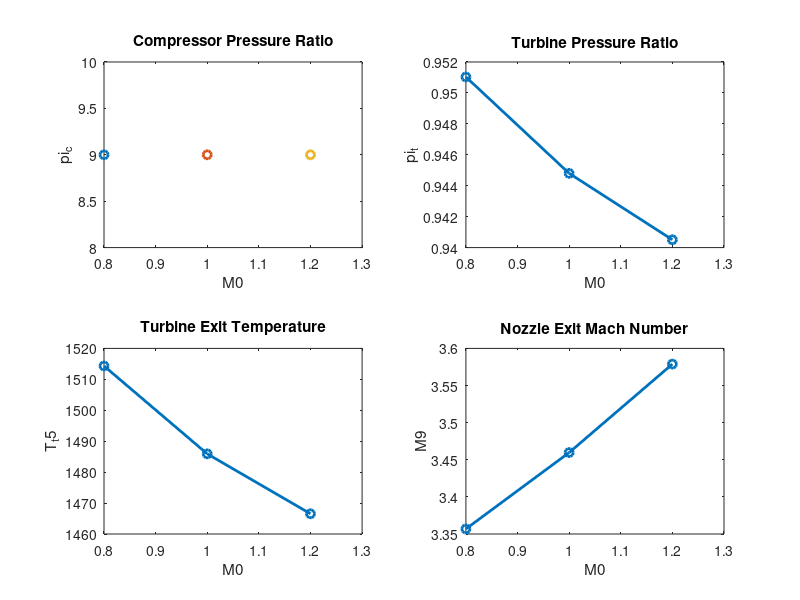

Source code (MATLAB): (Note: this script raises an error after producing the figure.)
%!!!For the code to work properly, the file with the "SIunittabless.mat"
%extension must be imported.!!!

clc
clear
fprintf('TURBOJET WITH LOSSES ENGINE CYCLE');
fprintf('\n')
M0 = [0.8, 1, 1.2];
pi_c = 9 ;
T_t4 = 1750 ; %K
hPR = 42800; %kJ/kg
P0 = 29.92;  %kPa
T0 = 229 ; %K
gamma_c = 1.4; 
gamma_t = 1.3;
Cp_c = 1.004 ; %kJ/kgK
Cp_t = 1.239 ; %kJ/kgK
ec = 0.85 ;
et = 0.89;
pi_b = 0.905; 
eta_b = 0.99;
eta_m = 0.98; 
pi_n = 0.98;
P0_P9 = 0.8; 
pi_dmax = 0.95;
ht4=[0 0 0];
f=[0 0.0169 0.0338 0.0507 0.0676]; 
tau_d=1;
load('SIunittabless');
ft=input('initial iterasion guess: ');

%Summary of Equations~Turbojet Engine, CH. 7

for i = 1:length(M0) 
tau_r(i) = 1 + (gamma_c - 1) / 2 .* M0(i).^2;
 if M0(i)<=1
  eta_r(i)=1; 
 else M0(i)>1; 
    eta_r(i)=1-0.075.*(M0(i)-1).^1.35;
end
pi_r(i)=tau_r(i).^(gamma_t/(gamma_t-1));

T = SIunittabless (:, 1);
h3 = SIunittabless (:, 2);

%Diffuser/ Inlet
pi_d(i)=pi_dmax.*eta_r(i); 

%Compressor
tau_c(i)=pi_c.^((gamma_c-1)./(ec*gamma_c));
eta_c(i)=(pi_c.^((gamma_c-1)/(gamma_c)))./(tau_c(i)-1);
T_t3(i)=T0.*tau_r(i).*tau_c(i).*tau_d;
for satir=1:209
    if T_t3(i)==T(satir)
        
    break
    end
end
ht3(i)=h3(satir);
P_t3(i)=P0.*pi_r(i).*pi_c.*pi_d(i);

%Burner
    for b=0:1000 %max iteration number=1000
fi=(ht4(i)-ht3)./((eta_b.*hPR)-ht4(i));
if ft-fi <= 1*10^-4 %Error is 10^-4
    break
end
for j = 1:length(f)-1
    if fi > f(j) && fi < f(j+1)
        break
    end
end
h1 = SIunittabless(167, j); %Our Tt4 temperature is 1750K
h2 = SIunittabless(167, j+1);
ht4(i) = h2-((h2-h1)*(f(j+1)-f(j)))/(f(j+1)-fi);
ft=fi;
    end
    
%Turbine
tau_lambda=(Cp_t*T_t4)/(Cp_c*T0);
tau_t(i)=1-(1./(eta_m.*(1+fi(i))).*(tau_r(i)./tau_lambda).*(tau_c(i)-1));
pi_t(i)=tau_t(i).^(gamma_t*((gamma_t-1)*et));
T_t5(i)=T_t4*(tau_t(i));
P_t5(i)=P0*pi_r(i)*pi_d(i)*pi_c*pi_t(i)*pi_b;

%Nozzle Exit
Pt9_P9(i)=P0_P9*pi_r(i)*pi_d(i)*pi_c*pi_b*pi_t(i)*pi_n;
M9(i)=sqrt((2./(gamma_t-1)).*(Pt9_P9(i).^((gamma_t-1)./gamma_t)));
end

% Draw graphs
figure;

subplot(2, 2, 1);
plot(M0, pi_c, '-o', 'LineWidth', 2);
xlabel('M0');
ylabel('pi_c');
title('Compressor Pressure Ratio');

subplot(2, 2, 2);
plot(M0, pi_t, '-o', 'LineWidth', 2);
xlabel('M0');
ylabel('pi_t');
title('Turbine Pressure Ratio');
subplot(2, 2, 3);
plot(M0, T_t5, '-o', 'LineWidth', 2);
xlabel('M0');
ylabel('T_t5');
title('Turbine Exit Temperature');

subplot(2, 2, 4);
plot(M0, M9, '-o', 'LineWidth', 2);
xlabel('M0');
ylabel('M9');
title('Nozzle Exit Mach Number');

sgtitle('Performance Parameters vs. M0');
